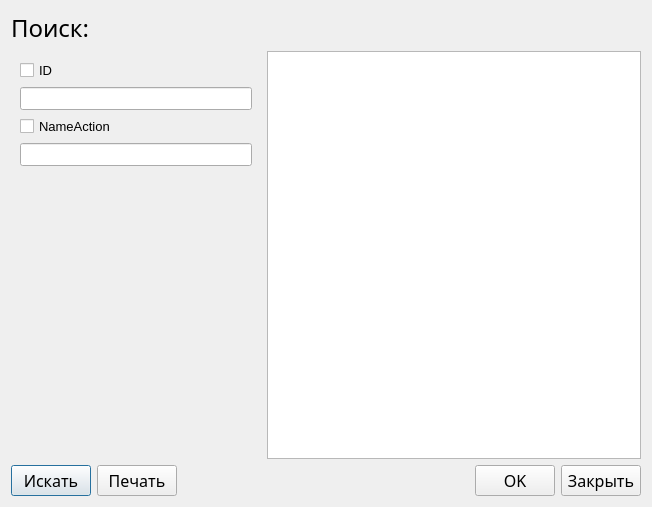
<?xml version="1.0" encoding="UTF-8"?>
<ui version="4.0">
 <class>searchDB</class>
 <widget class="QDialog" name="searchDB">
  <property name="geometry">
   <rect>
    <x>0</x>
    <y>0</y>
    <width>652</width>
    <height>507</height>
   </rect>
  </property>
  <property name="windowTitle">
   <string>Dialog</string>
  </property>
  <layout class="QGridLayout" name="gridLayout_2">
   <item row="2" column="0" colspan="2">
    <layout class="QHBoxLayout" name="horizontalLayout">
     <item>
      <widget class="QPushButton" name="pushButton">
       <property name="font">
        <font>
         <family>Montserrat Medium</family>
         <pointsize>12</pointsize>
        </font>
       </property>
       <property name="text">
        <string>Искать</string>
       </property>
      </widget>
     </item>
     <item>
      <widget class="QPushButton" name="pushButton_2">
       <property name="font">
        <font>
         <family>Montserrat Medium</family>
         <pointsize>12</pointsize>
        </font>
       </property>
       <property name="text">
        <string>Печать</string>
       </property>
      </widget>
     </item>
     <item>
      <spacer name="horizontalSpacer">
       <property name="orientation">
        <enum>Qt::Horizontal</enum>
       </property>
       <property name="sizeHint" stdset="0">
        <size>
         <width>40</width>
         <height>20</height>
        </size>
       </property>
      </spacer>
     </item>
     <item>
      <widget class="QPushButton" name="pushButton_3">
       <property name="font">
        <font>
         <family>Montserrat Medium</family>
         <pointsize>12</pointsize>
        </font>
       </property>
       <property name="text">
        <string>OK</string>
       </property>
      </widget>
     </item>
     <item>
      <widget class="QPushButton" name="pushButton_4">
       <property name="font">
        <font>
         <family>Montserrat Medium</family>
         <pointsize>12</pointsize>
        </font>
       </property>
       <property name="text">
        <string>Закрыть</string>
       </property>
      </widget>
     </item>
    </layout>
   </item>
   <item row="0" column="0">
    <widget class="QLabel" name="label">
     <property name="font">
      <font>
       <family>Montserrat Light</family>
       <pointsize>18</pointsize>
      </font>
     </property>
     <property name="text">
      <string>Поиск:</string>
     </property>
    </widget>
   </item>
   <item row="1" column="1">
    <widget class="QTableWidget" name="tableWidget">
     <attribute name="horizontalHeaderVisible">
      <bool>true</bool>
     </attribute>
     <attribute name="horizontalHeaderHighlightSections">
      <bool>false</bool>
     </attribute>
     <attribute name="horizontalHeaderStretchLastSection">
      <bool>true</bool>
     </attribute>
     <attribute name="verticalHeaderVisible">
      <bool>false</bool>
     </attribute>
     <attribute name="verticalHeaderHighlightSections">
      <bool>false</bool>
     </attribute>
     <attribute name="verticalHeaderStretchLastSection">
      <bool>false</bool>
     </attribute>
    </widget>
   </item>
   <item row="1" column="0">
    <widget class="QStackedWidget" name="stackedWidget">
     <property name="maximumSize">
      <size>
       <width>250</width>
       <height>16777215</height>
      </size>
     </property>
     <property name="font">
      <font>
       <pointsize>10</pointsize>
      </font>
     </property>
     <property name="currentIndex">
      <number>0</number>
     </property>
     <widget class="QWidget" name="page">
      <property name="font">
       <font>
        <family>Montserrat Light</family>
        <pointsize>16</pointsize>
       </font>
      </property>
      <layout class="QGridLayout" name="gridLayout_3">
       <item row="0" column="0">
        <widget class="QCheckBox" name="checkBox">
         <property name="font">
          <font>
           <family>Segoe UI</family>
           <pointsize>10</pointsize>
          </font>
         </property>
         <property name="text">
          <string>ID</string>
         </property>
        </widget>
       </item>
       <item row="1" column="0">
        <widget class="QLineEdit" name="lineEdit">
         <property name="font">
          <font>
           <family>Segoe UI</family>
           <pointsize>10</pointsize>
          </font>
         </property>
        </widget>
       </item>
       <item row="2" column="0">
        <widget class="QCheckBox" name="checkBox_2">
         <property name="font">
          <font>
           <family>Segoe UI</family>
           <pointsize>10</pointsize>
           <italic>false</italic>
          </font>
         </property>
         <property name="text">
          <string>NameAction</string>
         </property>
        </widget>
       </item>
       <item row="3" column="0">
        <widget class="QLineEdit" name="lineEdit_2">
         <property name="font">
          <font>
           <family>Segoe UI</family>
           <pointsize>10</pointsize>
          </font>
         </property>
        </widget>
       </item>
       <item row="4" column="0">
        <spacer name="verticalSpacer">
         <property name="orientation">
          <enum>Qt::Vertical</enum>
         </property>
         <property name="sizeHint" stdset="0">
          <size>
           <width>20</width>
           <height>221</height>
          </size>
         </property>
        </spacer>
       </item>
      </layout>
     </widget>
     <widget class="QWidget" name="page_2">
      <layout class="QGridLayout" name="gridLayout">
       <item row="2" column="0">
        <widget class="QCheckBox" name="checkBox_4">
         <property name="text">
          <string>id_book</string>
         </property>
        </widget>
       </item>
       <item row="4" column="0">
        <widget class="QCheckBox" name="checkBox_5">
         <property name="text">
          <string>count</string>
         </property>
        </widget>
       </item>
       <item row="1" column="0">
        <widget class="QLineEdit" name="lineEdit_3"/>
       </item>
       <item row="0" column="0">
        <widget class="QCheckBox" name="checkBox_3">
         <property name="text">
          <string>ID</string>
         </property>
        </widget>
       </item>
       <item row="3" column="0">
        <widget class="QLineEdit" name="lineEdit_4"/>
       </item>
       <item row="5" column="0">
        <widget class="QLineEdit" name="lineEdit_5">
         <property name="inputMask">
          <string/>
         </property>
         <property name="text">
          <string>0</string>
         </property>
         <property name="placeholderText">
          <string>0</string>
         </property>
        </widget>
       </item>
       <item row="6" column="0">
        <spacer name="verticalSpacer_2">
         <property name="orientation">
          <enum>Qt::Vertical</enum>
         </property>
         <property name="sizeHint" stdset="0">
          <size>
           <width>20</width>
           <height>40</height>
          </size>
         </property>
        </spacer>
       </item>
      </layout>
     </widget>
     <widget class="QWidget" name="page_3">
      <layout class="QGridLayout" name="gridLayout_5">
       <item row="1" column="0">
        <widget class="QLineEdit" name="lineEdit_6"/>
       </item>
       <item row="3" column="0">
        <widget class="QLineEdit" name="lineEdit_7"/>
       </item>
       <item row="5" column="0">
        <widget class="QLineEdit" name="lineEdit_8"/>
       </item>
       <item row="4" column="0">
        <widget class="QCheckBox" name="checkBox_8">
         <property name="text">
          <string>address</string>
         </property>
        </widget>
       </item>
       <item row="2" column="0">
        <widget class="QCheckBox" name="checkBox_7">
         <property name="text">
          <string>fio</string>
         </property>
        </widget>
       </item>
       <item row="0" column="0">
        <widget class="QCheckBox" name="checkBox_6">
         <property name="text">
          <string>ID</string>
         </property>
        </widget>
       </item>
       <item row="6" column="0">
        <spacer name="verticalSpacer_3">
         <property name="orientation">
          <enum>Qt::Vertical</enum>
         </property>
         <property name="sizeHint" stdset="0">
          <size>
           <width>20</width>
           <height>40</height>
          </size>
         </property>
        </spacer>
       </item>
      </layout>
     </widget>
     <widget class="QWidget" name="page_4">
      <layout class="QGridLayout" name="gridLayout_6">
       <item row="7" column="0">
        <widget class="QLineEdit" name="lineEdit_12"/>
       </item>
       <item row="0" column="0">
        <widget class="QCheckBox" name="checkBox_9">
         <property name="text">
          <string>ID</string>
         </property>
        </widget>
       </item>
       <item row="2" column="0">
        <widget class="QCheckBox" name="checkBox_10">
         <property name="text">
          <string>name</string>
         </property>
        </widget>
       </item>
       <item row="9" column="0">
        <widget class="QLineEdit" name="lineEdit_13">
         <property name="text">
          <string>0</string>
         </property>
         <property name="placeholderText">
          <string>0</string>
         </property>
        </widget>
       </item>
       <item row="3" column="0">
        <widget class="QLineEdit" name="lineEdit_10"/>
       </item>
       <item row="4" column="0">
        <widget class="QCheckBox" name="checkBox_11">
         <property name="text">
          <string>id_author</string>
         </property>
        </widget>
       </item>
       <item row="1" column="0">
        <widget class="QLineEdit" name="lineEdit_9"/>
       </item>
       <item row="6" column="0">
        <widget class="QCheckBox" name="checkBox_12">
         <property name="text">
          <string>id_typeStyle</string>
         </property>
        </widget>
       </item>
       <item row="8" column="0">
        <widget class="QCheckBox" name="checkBox_13">
         <property name="text">
          <string>year</string>
         </property>
        </widget>
       </item>
       <item row="10" column="0">
        <widget class="QCheckBox" name="checkBox_14">
         <property name="text">
          <string>countList</string>
         </property>
        </widget>
       </item>
       <item row="11" column="0">
        <widget class="QLineEdit" name="lineEdit_14">
         <property name="text">
          <string>0</string>
         </property>
         <property name="placeholderText">
          <string>0</string>
         </property>
        </widget>
       </item>
       <item row="5" column="0">
        <widget class="QLineEdit" name="lineEdit_11"/>
       </item>
       <item row="12" column="0">
        <spacer name="verticalSpacer_4">
         <property name="orientation">
          <enum>Qt::Vertical</enum>
         </property>
         <property name="sizeHint" stdset="0">
          <size>
           <width>20</width>
           <height>40</height>
          </size>
         </property>
        </spacer>
       </item>
      </layout>
     </widget>
     <widget class="QWidget" name="page_5">
      <layout class="QGridLayout" name="gridLayout_7">
       <item row="4" column="0">
        <widget class="QCheckBox" name="checkBox_17">
         <property name="text">
          <string>date</string>
         </property>
        </widget>
       </item>
       <item row="0" column="0">
        <widget class="QCheckBox" name="checkBox_15">
         <property name="text">
          <string>ID</string>
         </property>
        </widget>
       </item>
       <item row="3" column="0">
        <widget class="QLineEdit" name="lineEdit_16"/>
       </item>
       <item row="7" column="0">
        <widget class="QLineEdit" name="lineEdit_18"/>
       </item>
       <item row="1" column="0">
        <widget class="QLineEdit" name="lineEdit_15"/>
       </item>
       <item row="2" column="0">
        <widget class="QCheckBox" name="checkBox_16">
         <property name="text">
          <string>nameAction</string>
         </property>
        </widget>
       </item>
       <item row="6" column="0">
        <widget class="QCheckBox" name="checkBox_18">
         <property name="text">
          <string>nameTable</string>
         </property>
        </widget>
       </item>
       <item row="5" column="0">
        <widget class="QLineEdit" name="lineEdit_17"/>
       </item>
       <item row="8" column="0">
        <spacer name="verticalSpacer_5">
         <property name="orientation">
          <enum>Qt::Vertical</enum>
         </property>
         <property name="sizeHint" stdset="0">
          <size>
           <width>20</width>
           <height>40</height>
          </size>
         </property>
        </spacer>
       </item>
      </layout>
     </widget>
     <widget class="QWidget" name="page_6">
      <layout class="QGridLayout" name="gridLayout_4">
       <item row="9" column="0">
        <widget class="QLineEdit" name="lineEdit_23"/>
       </item>
       <item row="8" column="0">
        <widget class="QCheckBox" name="checkBox_23">
         <property name="text">
          <string>id_book</string>
         </property>
        </widget>
       </item>
       <item row="3" column="0">
        <widget class="QLineEdit" name="lineEdit_20"/>
       </item>
       <item row="4" column="0">
        <widget class="QCheckBox" name="checkBox_21">
         <property name="text">
          <string>id_action</string>
         </property>
        </widget>
       </item>
       <item row="13" column="0">
        <widget class="QLineEdit" name="lineEdit_25">
         <property name="text">
          <string>0</string>
         </property>
         <property name="placeholderText">
          <string>0</string>
         </property>
        </widget>
       </item>
       <item row="1" column="0">
        <widget class="QLineEdit" name="lineEdit_19"/>
       </item>
       <item row="0" column="0">
        <widget class="QCheckBox" name="checkBox_19">
         <property name="text">
          <string>ID</string>
         </property>
        </widget>
       </item>
       <item row="5" column="0">
        <widget class="QLineEdit" name="lineEdit_21"/>
       </item>
       <item row="12" column="0">
        <widget class="QCheckBox" name="checkBox_25">
         <property name="text">
          <string>price</string>
         </property>
        </widget>
       </item>
       <item row="6" column="0">
        <widget class="QCheckBox" name="checkBox_22">
         <property name="text">
          <string>id_staffMember</string>
         </property>
        </widget>
       </item>
       <item row="11" column="0">
        <widget class="QLineEdit" name="lineEdit_24">
         <property name="text">
          <string>0</string>
         </property>
         <property name="placeholderText">
          <string>0</string>
         </property>
        </widget>
       </item>
       <item row="7" column="0">
        <widget class="QLineEdit" name="lineEdit_22"/>
       </item>
       <item row="10" column="0">
        <widget class="QCheckBox" name="checkBox_24">
         <property name="text">
          <string>count</string>
         </property>
        </widget>
       </item>
       <item row="2" column="0">
        <widget class="QCheckBox" name="checkBox_20">
         <property name="text">
          <string>date</string>
         </property>
        </widget>
       </item>
       <item row="14" column="0">
        <spacer name="verticalSpacer_6">
         <property name="orientation">
          <enum>Qt::Vertical</enum>
         </property>
         <property name="sizeHint" stdset="0">
          <size>
           <width>20</width>
           <height>40</height>
          </size>
         </property>
        </spacer>
       </item>
      </layout>
     </widget>
     <widget class="QWidget" name="page_7">
      <layout class="QGridLayout" name="gridLayout_8">
       <item row="7" column="0">
        <widget class="QLineEdit" name="lineEdit_29">
         <property name="maxLength">
          <number>12</number>
         </property>
        </widget>
       </item>
       <item row="4" column="0">
        <widget class="QCheckBox" name="checkBox_28">
         <property name="text">
          <string>numberPhone</string>
         </property>
        </widget>
       </item>
       <item row="5" column="0">
        <widget class="QLineEdit" name="lineEdit_28">
         <property name="inputMask">
          <string/>
         </property>
        </widget>
       </item>
       <item row="0" column="0">
        <widget class="QCheckBox" name="checkBox_26">
         <property name="text">
          <string>ID</string>
         </property>
        </widget>
       </item>
       <item row="2" column="0">
        <widget class="QCheckBox" name="checkBox_27">
         <property name="text">
          <string>fio</string>
         </property>
        </widget>
       </item>
       <item row="6" column="0">
        <widget class="QCheckBox" name="checkBox_29">
         <property name="text">
          <string>inn</string>
         </property>
        </widget>
       </item>
       <item row="3" column="0">
        <widget class="QLineEdit" name="lineEdit_27"/>
       </item>
       <item row="1" column="0">
        <widget class="QLineEdit" name="lineEdit_26"/>
       </item>
       <item row="8" column="0">
        <spacer name="verticalSpacer_7">
         <property name="orientation">
          <enum>Qt::Vertical</enum>
         </property>
         <property name="sizeHint" stdset="0">
          <size>
           <width>20</width>
           <height>40</height>
          </size>
         </property>
        </spacer>
       </item>
      </layout>
     </widget>
     <widget class="QWidget" name="page_8">
      <layout class="QGridLayout" name="gridLayout_9">
       <item row="0" column="0">
        <widget class="QCheckBox" name="checkBox_30">
         <property name="text">
          <string>ID</string>
         </property>
        </widget>
       </item>
       <item row="2" column="0">
        <widget class="QCheckBox" name="checkBox_31">
         <property name="text">
          <string>nameStyle</string>
         </property>
        </widget>
       </item>
       <item row="1" column="0">
        <widget class="QLineEdit" name="lineEdit_30"/>
       </item>
       <item row="3" column="0">
        <widget class="QLineEdit" name="lineEdit_31"/>
       </item>
       <item row="4" column="0">
        <spacer name="verticalSpacer_8">
         <property name="orientation">
          <enum>Qt::Vertical</enum>
         </property>
         <property name="sizeHint" stdset="0">
          <size>
           <width>20</width>
           <height>40</height>
          </size>
         </property>
        </spacer>
       </item>
      </layout>
     </widget>
    </widget>
   </item>
  </layout>
 </widget>
 <resources/>
 <connections/>
</ui>
